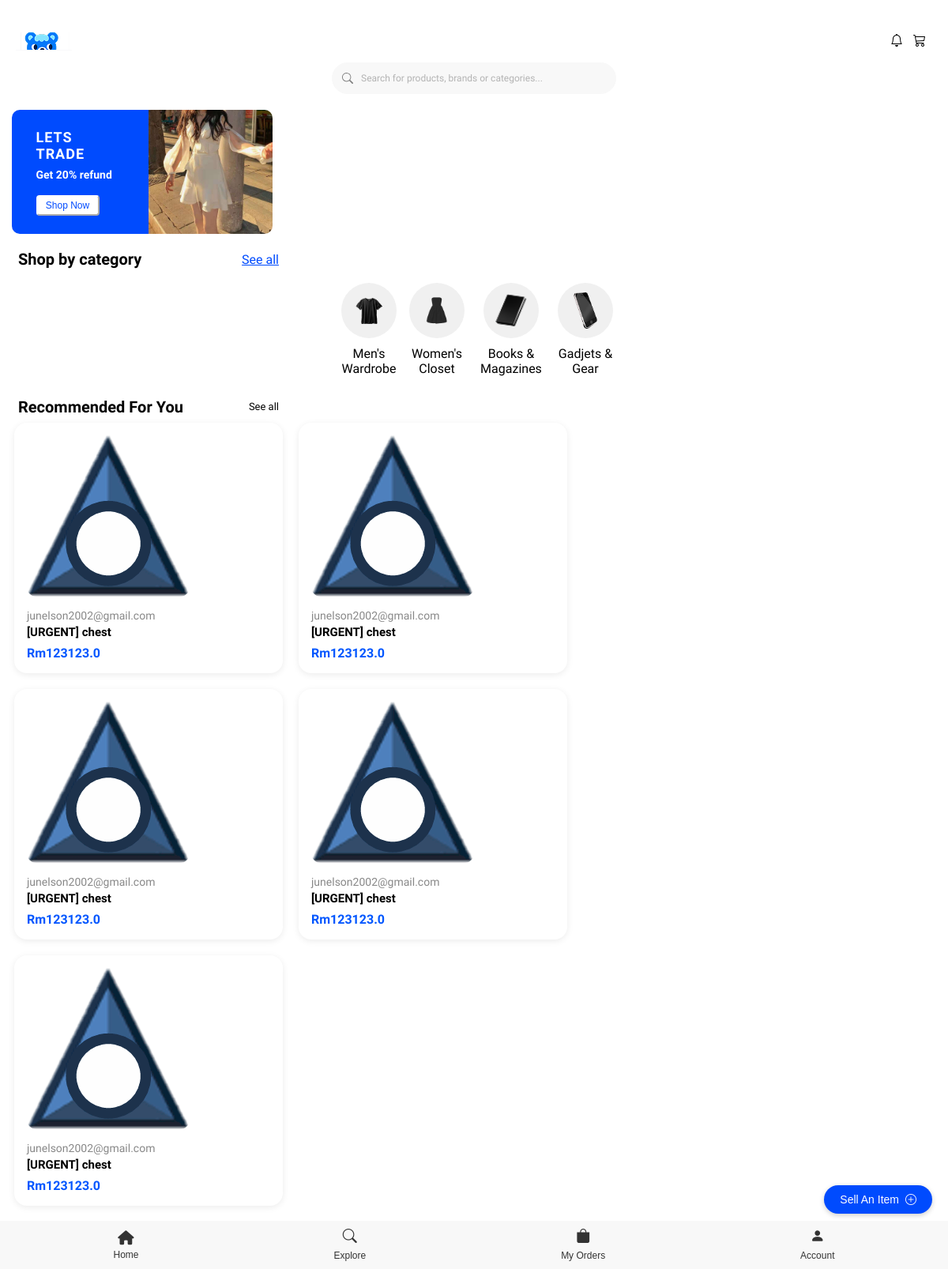
/homepage (signed in), run on the app's committed database.
### app.py (models this page shows)
class Listing(db.Model):
    id = db.Column(db.Integer, primary_key=True)
    title = db.Column(db.String(200), nullable=False)
    description = db.Column(db.Text, nullable=True)
    condition = db.Column(db.Text, nullable=True)
    brand = db.Column(db.Text, nullable=True)
    dimensionSize = db.Column(db.Text, nullable=True)
    color = db.Column(db.Text, nullable=True)
    shippingOptions = db.Column(db.Text, nullable=True)
    status = db.Column(db.String(50), nullable=False)
    owner_id = db.Column(db.Integer, db.ForeignKey('user.id'), nullable=False)
    image_filename = db.Column(db.String(255), nullable=True)
    category = db.Column(db.String(100), nullable=True)
    price = db.Column(db.Float, nullable=False)
    owner = db.relationship('User', backref='listings')

class User(db.Model):
    id = db.Column(db.Integer, primary_key=True)
    email = db.Column(db.String(120), unique=True, nullable=False)
    password = db.Column(db.String(255), nullable=False)
    phone_number = db.Column(db.String(20), nullable=True)
    avatar_filename = db.Column(db.String(255), nullable=True)
    requests = db.relationship('Request', backref='requester', lazy=True)
    status = db.Column(db.String(20), nullable=False, default='active')
    transactions = db.relationship('Transaction', foreign_keys='Transaction.buyer_id', backref='buyer', lazy=True)

### app.py (the view)
@app.route("/homepage",methods=['GET', 'POST'],endpoint='homepage')
def homepage():
    if 'user_id' not in session:
        return redirect(url_for('index'))
    latest_listings = Listing.query.order_by(Listing.id.desc()).filter(
        Listing.status.in_(['featured', 'urgent', 'verified'])  # Only these 3
    ).limit(30).all()
    decorated_listings = []
    for l in latest_listings:
        if l.status == 'featured':
            decorated_listings.append(FeaturedListing(l))
        elif l.status == 'urgent':
            decorated_listings.append(UrgentListing(l))
        elif l.status == 'verified':
            decorated_listings.append(VerifiedListing(l))
        elif l.status == 'sold':
            decorated_listings.append(SoldListing(l))
        else:
            decorated_listings.append(l)
    session.pop('listing_draft', None)
    return render_template('homepage.html',listings=decorated_listings)

### app.py (called while the page is built)
    def get_title(self):
        return self.wrapped.title

    def __getattr__(self, name):
        return getattr(self.wrapped, name)

    def get_title(self):
        return "[URGENT] " + super().get_title()

### templates/homepage.html (shortened to what this page needs)
<!DOCTYPE html>
<html lang="en">
<head>
    <link rel="stylesheet" href="{{ url_for('static', filename='stylesheets/homepage.css') }}">
    <link rel="stylesheet" href="https://cdnjs.cloudflare.com/ajax/libs/font-awesome/6.4.0/css/all.min.css">
    <link rel="stylesheet" href="https://cdn.jsdelivr.net/npm/bootstrap-icons@1.10.5/font/bootstrap-icons.css">
</head>
<body>
    <div class="header-container">
        <div class="logo">
            <img src="static/header.png" alt="Header" />
        </div>
        <div class="icon">
            <div class="notify" onclick="window.location.href='/notification'">
                <i class="bi bi-bell"></i>
            </div>
            <div class="cart" onclick="window.location.href='/cart'">
                <i class="bi bi-cart3"></i>
            </div>
        </div>
    </div>
    <div class="searchbar-container">
        <form action="{{ url_for('search') }}" method="get">
        <input type="text" class="search-input" id="searchInput" name="q" placeholder="Search for products, brands or categories..." autocomplete="off">
        </form>
    </div>
    <div class="banner-container">
        <a href="#" class="sale-banner">
            <div class="banner-content">
                <div class="text-content">
                    <span class="trade-text">LETS TRADE</span>
                    <span class="discount-text">Get 20% refund</span>
                    <button type="button" class="shop-btn" onclick="window.location.href='#'">Shop Now</button>
                </div>
            </div>
        </a>
        <img src="static/banner.png" alt="Banner" />
    </div>
    <div class="categories-container">
        <div class="category-text">
            <h1>Shop by category</h1>
            <a href="{{ url_for('categories_page') }}" class="see-all-link">See all</a>
        </div>
        <div class="category">
            <div class="men-wardrobe-container">
                <div class="men-image">
                    <img src="static/men.png" alt="Men" />
                </div>
                <span class="men-text">Men's Wardrobe</span>
            </div>
            <div class="women-wardrobe-container" >
                <div class="women-image">
                    <img src="static/women.png" alt="Women" style="filter: grayscale(100%) brightness(1);"/>
                </div>
                <span class="women-text">Women's Closet</span>
            </div>
            <div class="books-magazine-container">
                <div class="book-image">
                    <img src="static/books.png" alt="Books" />
                </div>
                <span class="book-text">Books & Magazines</span>
            </div>
            <div class="gadgets-container">
                <div class="gadgets-image">
                    <img src="static/gadgets.png" alt="Gadjets" />
                </div>
                <span class="gadgets-text">Gadjets & Gear</span>
            </div>
        </div>
    </div>
    <div class="recommend-container">
        <div class="recommend-text">
            <h1>Recommended For You</h1>
            <p>See all</p>
        </div>
        <div class="recommend-product">
            {% for listing in listings %}
                <a href="/product/{{listing.id}}" div class="product-container">
                <div class="product-image">
                    <img src="{{ url_for('static', filename='uploads/' ~ listing.image_filename) }}" alt="Shirt" />
                </div>
                <span class="sellers">{{listing.owner.email}}</span>
                <span class="product-name">{{listing.get_title()}}</span>
                <span class="price">Rm{{listing.price}}</span>
            </a>
            {% endfor %}
        </div>
    </div>
    <div class="sellitem-container">
        <button type="button" class="sell-btn" onclick="window.location.href='{{ url_for('sell_item') }}'">Sell An Item <i class="bi bi-plus-circle"></i></button>
    </div>
    <div class="navigation-bar-container">
        <div class="home-icon" onclick="window.location.href='/homepage'">
            <i class="fa fa-home" aria-hidden="true"></i>
            <span class="home-text">Home</span>
        </div>
        <div class="explore-icon" onclick="window.location.href='#'">
            <i class="bi bi-search"></i>
            <span class="explore-text">Explore</span>
        </div>
        <div class="order-icon" onclick="window.location.href='/myorders'">
            <i class="bi bi-bag-fill"></i>
            <span class="order-text">My Orders</span>
        </div>
        <div class="account-icon" onclick="window.location.href='/myaccount'">
            <i class="bi bi-person-fill"></i>
            <span class="account-text">Account</span>
        </div>
    </div>
</body>
</html>

### data on the page
Listing: image_filename (picture), get_title "[URGENT] chest", price "123123.0"
User: owner.email "junelson2002@gmail.com" "junelson2002@gmail.com" "junelson2002@gmail.com" "junelson2002@gmail.com" "junelson2002@gmail.com"
Listing: image_filename (picture), get_title "[URGENT] chest", price "123123.0"
Listing: image_filename (picture), get_title "[URGENT] chest", price "123123.0"
Listing: image_filename (picture), get_title "[URGENT] chest", price "123123.0"
Listing: image_filename (picture), get_title "[URGENT] chest", price "123123.0"
